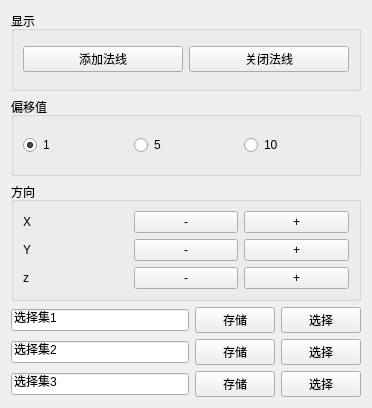
<?xml version="1.0" encoding="UTF-8"?>
<ui version="4.0">
 <class>Form</class>
 <widget class="QWidget" name="Form">
  <property name="geometry">
   <rect>
    <x>0</x>
    <y>0</y>
    <width>372</width>
    <height>408</height>
   </rect>
  </property>
  <property name="windowTitle">
   <string>DAM法线工具</string>
  </property>
  <layout class="QVBoxLayout" name="verticalLayout_2">
   <item>
    <widget class="QGroupBox" name="">
     <property name="title">
      <string>显示</string>
     </property>
     <layout class="QHBoxLayout" name="horizontalLayout">
      <item>
       <widget class="QPushButton" name="but_display_normal">
        <property name="text">
         <string>添加法线</string>
        </property>
       </widget>
      </item>
      <item>
       <widget class="QPushButton" name="but_close_normal">
        <property name="text">
         <string>关闭法线</string>
        </property>
       </widget>
      </item>
     </layout>
    </widget>
   </item>
   <item>
    <widget class="QGroupBox" name="">
     <property name="title">
      <string>偏移值</string>
     </property>
     <layout class="QHBoxLayout" name="horizontalLayout_2">
      <item>
       <widget class="QRadioButton" name="rad_one">
        <property name="text">
         <string>1</string>
        </property>
        <property name="checked">
         <bool>true</bool>
        </property>
       </widget>
      </item>
      <item>
       <widget class="QRadioButton" name="rad_five">
        <property name="text">
         <string>5</string>
        </property>
       </widget>
      </item>
      <item>
       <widget class="QRadioButton" name="rad_ten">
        <property name="text">
         <string>10</string>
        </property>
       </widget>
      </item>
     </layout>
    </widget>
   </item>
   <item>
    <widget class="QGroupBox" name="groupBox">
     <property name="title">
      <string>方向</string>
     </property>
     <layout class="QVBoxLayout" name="verticalLayout">
      <item>
       <layout class="QHBoxLayout" name="horizontalLayout_3">
        <item>
         <widget class="QLabel" name="label">
          <property name="text">
           <string>X</string>
          </property>
         </widget>
        </item>
        <item>
         <widget class="QPushButton" name="but_x_sub">
          <property name="text">
           <string>-</string>
          </property>
         </widget>
        </item>
        <item>
         <widget class="QPushButton" name="but_x_add">
          <property name="text">
           <string>+</string>
          </property>
         </widget>
        </item>
       </layout>
      </item>
      <item>
       <layout class="QHBoxLayout" name="horizontalLayout_4">
        <item>
         <widget class="QLabel" name="label_2">
          <property name="text">
           <string>Y</string>
          </property>
         </widget>
        </item>
        <item>
         <widget class="QPushButton" name="but_y_sub">
          <property name="text">
           <string>-</string>
          </property>
         </widget>
        </item>
        <item>
         <widget class="QPushButton" name="but_y_add">
          <property name="text">
           <string>+</string>
          </property>
         </widget>
        </item>
       </layout>
      </item>
      <item>
       <layout class="QHBoxLayout" name="horizontalLayout_5">
        <item>
         <widget class="QLabel" name="label_3">
          <property name="text">
           <string>z</string>
          </property>
         </widget>
        </item>
        <item>
         <widget class="QPushButton" name="but_z_sub">
          <property name="text">
           <string>-</string>
          </property>
         </widget>
        </item>
        <item>
         <widget class="QPushButton" name="but_z_add">
          <property name="text">
           <string>+</string>
          </property>
         </widget>
        </item>
       </layout>
      </item>
     </layout>
    </widget>
   </item>
   <item>
    <layout class="QHBoxLayout" name="horizontalLayout_6">
     <item>
      <widget class="QLineEdit" name="lineEdit">
       <property name="text">
        <string>选择集1</string>
       </property>
      </widget>
     </item>
     <item>
      <widget class="QPushButton" name="but_normal_strore">
       <property name="text">
        <string>存储</string>
       </property>
      </widget>
     </item>
     <item>
      <widget class="QPushButton" name="but_normal_select">
       <property name="text">
        <string>选择</string>
       </property>
      </widget>
     </item>
    </layout>
   </item>
   <item>
    <layout class="QHBoxLayout" name="horizontalLayout_7">
     <item>
      <widget class="QLineEdit" name="lineEdit_2">
       <property name="text">
        <string>选择集2</string>
       </property>
      </widget>
     </item>
     <item>
      <widget class="QPushButton" name="but_normal_strore_2">
       <property name="text">
        <string>存储</string>
       </property>
      </widget>
     </item>
     <item>
      <widget class="QPushButton" name="but_normal_select_2">
       <property name="text">
        <string>选择</string>
       </property>
      </widget>
     </item>
    </layout>
   </item>
   <item>
    <layout class="QHBoxLayout" name="horizontalLayout_8">
     <item>
      <widget class="QLineEdit" name="lineEdit_3">
       <property name="text">
        <string>选择集3</string>
       </property>
      </widget>
     </item>
     <item>
      <widget class="QPushButton" name="but_normal_strore_3">
       <property name="text">
        <string>存储</string>
       </property>
      </widget>
     </item>
     <item>
      <widget class="QPushButton" name="but_normal_select_3">
       <property name="text">
        <string>选择</string>
       </property>
      </widget>
     </item>
    </layout>
   </item>
  </layout>
 </widget>
 <resources/>
 <connections/>
</ui>
